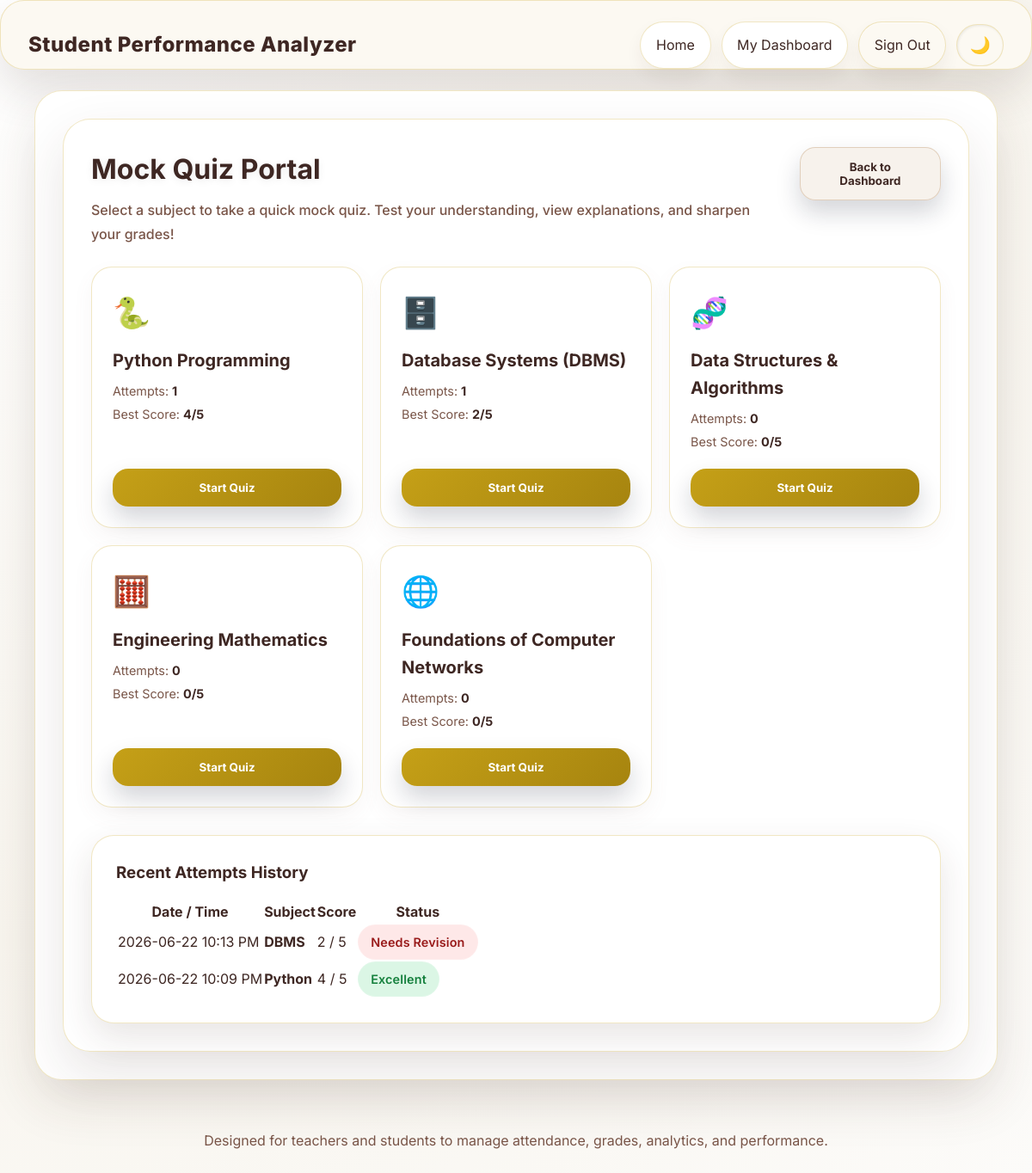
/student_quiz/1 (signed in), run on the app's committed database.
### app.py (models this page shows)
class QuizAttempt(db.Model):
    id = db.Column(db.Integer, primary_key=True)
    student_id = db.Column(db.Integer, db.ForeignKey('student.id'), nullable=False)
    subject = db.Column(db.String(50), nullable=False)
    score = db.Column(db.Integer, nullable=False)
    total_questions = db.Column(db.Integer, nullable=False)
    date_attempted = db.Column(db.DateTime, default=datetime.now)

### app.py (the view)
@app.route('/student_quiz/<int:id>')
@login_required(role='student')
def student_quiz(id):
    if session.get('student_id') != id:
        flash('You are not authorized to view this page.', 'danger')
        return redirect(url_for('student'))
    student_obj = Student.query.get_or_404(id)
    attempts = QuizAttempt.query.filter_by(student_id=id).order_by(QuizAttempt.date_attempted.desc()).all()
    subjects = {
        'Python': {'name': 'Python Programming', 'attempts': 0, 'max_score': 0},
        'DBMS': {'name': 'Database Systems (DBMS)', 'attempts': 0, 'max_score': 0},
        'DSA': {'name': 'Data Structures & Algorithms', 'attempts': 0, 'max_score': 0},
        'Maths': {'name': 'Engineering Mathematics', 'attempts': 0, 'max_score': 0},
        'FCN': {'name': 'Foundations of Computer Networks', 'attempts': 0, 'max_score': 0}
    }
    for att in attempts:
        subj_key = att.subject
        if subj_key in subjects:
            subjects[subj_key]['attempts'] += 1
            if att.score > subjects[subj_key]['max_score']:
                subjects[subj_key]['max_score'] = att.score
    return render_template('student_quiz.html', student=student_obj, attempts=attempts, subjects=subjects)

### app.py (called while the page is built)
@app.before_request
def csrf_protect():
    if request.method in ('POST', 'PUT', 'DELETE', 'PATCH'):
        if request.is_json:
            return
        token = session.get('_csrf_token', None)
        form_token = request.form.get('_csrf_token', None)
        if not token or token != form_token:
            abort(403)

@app.context_processor
def inject_csrf():
    return {'csrf_token': generate_csrf_token}

@app.before_request
def manage_session():
    session.permanent = True
    session.modified = True

def login_required(role=None):
    def decorator(f):
        @wraps(f)
        def wrapped(*args, **kwargs):
            if 'role' not in session:
                flash('Please log in to access that page.', 'warning')
                return redirect(url_for('home'))
            if role and session.get('role') != role:
                flash('Access denied.', 'danger')
                return redirect(url_for('home'))
            return f(*args, **kwargs)
        return wrapped
    return decorator

@app.context_processor
def inject_user():
    return {
        'user_role': session.get('role'),
        'student_id': session.get('student_id')
    }

### templates/student_quiz.html (shortened to what this page needs)
{% extends 'base.html' %}
{% block content %}
<div class="page-shell">
    <div id="selectorView">
        <div class="page-header student-page-header">
            <div>
                <h1 class="page-title">Mock Quiz Portal</h1>
                <p class="page-subtitle">Select a subject to take a quick mock quiz. Test your understanding, view explanations, and sharpen your grades!</p>
            </div>
            <div class="header-actions">
                <a href="{{ url_for('student_dashboard', id=student.id) }}"><button type="button" class="secondary">Back to Dashboard</button></a>
            </div>
        </div>
        <div class="quiz-grid">
            {% for key, info in subjects.items() %}
            <div class="quiz-card">
                <div>
                    <div class="quiz-subject-icon">
                        {% if key == 'Python' %}🐍
                        {% elif key == 'DBMS' %}🗄️
                        {% elif key == 'DSA' %}🧬
                        {% elif key == 'Maths' %}🧮
                        {% elif key == 'FCN' %}🌐
                        {% endif %}
                    </div>
                    <div class="quiz-subject-title">{{ info.name }}</div>
                    <div class="quiz-stats">
                        <span>Attempts: <strong>{{ info.attempts }}</strong></span>
                        <span>Best Score: <strong>{{ info.max_score }}/5</strong></span>
                    </div>
                </div>
                <button type="button" class="btn quiz-start-btn" data-subject="{{ key }}">Start Quiz</button>
            </div>
            {% endfor %}
        </div>
        <div class="card" style="margin-top: 32px;">
            <h3>Recent Attempts History</h3>
            <div class="responsive-table" style="margin-top: 16px;">
                {% if attempts %}
                <table>
                    <thead>
                        <tr>
                            <th>Date / Time</th>
                            <th>Subject</th>
                            <th>Score</th>
                            <th>Status</th>
                        </tr>
                    </thead>
                    <tbody>
                        {% for att in attempts %}
                        <tr>
                            <td>{{ att.date_attempted.strftime('%Y-%m-%d %I:%M %p') }}</td>
                            <td><strong>{{ att.subject }}</strong></td>
                            <td>{{ att.score }} / {{ att.total_questions }}</td>
                            <td>
                                {% set percentage = (att.score / att.total_questions) * 100 %}
                                {% if percentage >= 80 %}
                                <span class="badge positive">Excellent</span>
                                {% elif percentage >= 50 %}
                                <span class="badge" style="background: rgba(245, 158, 11, 0.12); color: #b45309; border-color: rgba(245, 158, 11, 0.24);">Passed</span>
                                {% else %}
                                <span class="badge danger">Needs Revision</span>
                                {% endif %}
                            </td>
                        </tr>
                        {% endfor %}
                    </tbody>
                </table>
                {% else %}
                <p style="color: var(--muted); padding: 12px 0;">You have not taken any mock quizzes yet. Select a subject above to begin!</p>
                {% endif %}
            </div>
        </div>
    </div>
</div>
{% endblock %}

### static/style.css (style rules this page uses)
:root { --bg: #fcfbf9; --surface: #ffffff; --surface-strong: #ffffff; --surface-soft: #fcf9f2; --border: rgba(197, 160, 23, 0.25); --text: #3E2723; --muted: #795548; --accent: #C5A017; --accent-strong: #a6840f; --danger: #dc2626; --bg-gradient-from: #ffffff; --bg-gradient-to: #f8f5ee; }
* { box-sizing: border-box; margin: 0; padding: 0; font-family: 'Inter', 'Segoe UI', sans-serif; }
html, body { min-height: 100%; background: radial-gradient(circle at top left, var(--bg-gradient-from) 0%, var(--bg-gradient-to) 60%, var(--bg) 100%); color: var(--text); overflow-x: hidden; }
body { line-height: 1.6; background-attachment: fixed; }
a { color: inherit; text-decoration: none; }
.page-shell { max-width: 1120px; margin: 0 auto; padding: 32px; border-radius: 32px; background: var(--surface); border: 1px solid var(--border); backdrop-filter: blur(18px); box-shadow: 0 24px 60px rgba(62, 39, 35, 0.12); }
.page-header { margin-bottom: 24px; }
.page-header.student-page-header, .page-header.teacher-page-header { display: flex; justify-content: space-between; align-items: flex-start; gap: 24px; }
.header-actions { display: flex; align-items: flex-start; gap: 12px; }
.page-title { font-size: clamp(2rem, 2.4vw, 2.6rem); margin-bottom: 8px; color: var(--text); text-shadow: 0 2px 10px rgba(15, 23, 42, 0.08); }
.page-subtitle { color: var(--muted); max-width: 820px; line-height: 1.75; font-weight: 500; }
.form-card, .card, .table-card { background: var(--surface); border: 1px solid var(--border); border-radius: 26px; padding: 28px; backdrop-filter: blur(16px); box-shadow: 0 16px 40px rgba(62, 39, 35, 0.12); }
button, .btn { cursor: pointer; border: none; border-radius: 18px; padding: 14px 22px; background: linear-gradient(135deg, var(--accent), var(--accent-strong)); color: #fff; font-weight: 700; transition: transform 0.18s ease, filter 0.18s ease, box-shadow 0.18s ease; box-shadow: 0 14px 28px rgba(15, 23, 42, 0.18); }
button.secondary, .btn.secondary { background: rgba(210, 180, 150, 0.18); color: var(--text); border: 1px solid rgba(197, 165, 130, 0.45); }
.responsive-table { overflow-x: auto; }
.badge { padding: 8px 14px; border-radius: 999px; display: inline-flex; align-items: center; background: rgba(255, 255, 255, 0.08); color: var(--text); border: 1px solid rgba(255, 255, 255, 0.12); font-size: 0.9rem; letter-spacing: 0.01em; }
.badge.positive { background: rgba(34, 197, 94, 0.16); color: #15803d; font-weight: 600; }
.badge.danger { background: rgba(248, 113, 113, 0.16); color: #991b1b; font-weight: 600; }
.positive { background: rgba(220, 252, 231, 0.32); color: #15803d; font-weight: 600; }
.badge { padding: 8px 14px; border-radius: 999px; display: inline-flex; align-items: center; background: rgba(255,255,255,0.08); color: var(--text); }

### templates/student_quiz.html (style rules this page uses)
.quiz-grid { display: grid; grid-template-columns: repeat(auto-fit, minmax(280px, 1fr)); gap: 20px; margin-top: 24px; }
.quiz-card { background: var(--surface-strong); border: 1px solid var(--border); border-radius: 24px; padding: 24px; display: flex; flex-direction: column; justify-content: space-between; transition: transform 0.25s ease, box-shadow 0.25s ease; box-shadow: 0 10px 25px rgba(139, 96, 102, 0.06); }
.quiz-subject-icon { font-size: 2.2rem; margin-bottom: 12px; }
.quiz-subject-title { font-size: 1.25rem; font-weight: 700; margin-bottom: 8px; color: var(--text); }
.quiz-stats { font-size: 0.9rem; color: var(--muted); margin-bottom: 20px; display: flex; flex-direction: column; gap: 4px; }
.quiz-stats span strong { color: var(--text); }

### data on the page
QuizAttempt: date_attempted "2026-06-22 10:13 PM", subject "DBMS", score "2", total_questions "5", shows "Needs Revision"
QuizAttempt: date_attempted "2026-06-22 10:09 PM", subject "Python", score "4", total_questions "5", shows "Excellent"

### other printed values
{{ info.name }} "Python Programming" "Database Systems (DBMS)" "Data Structures & Algorithms" "Engineering Mathematics" "Foundations of Computer Networks"
{{ info.attempts }} "1" "1" "0" "0" "0"
{{ info.max_score }} "4" "2" "0" "0" "0"
